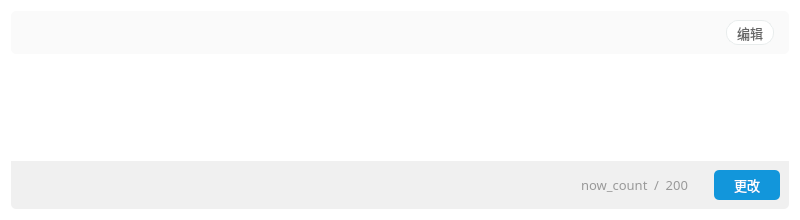
<?xml version="1.0" encoding="UTF-8"?>
<ui version="4.0">
 <class>TextInfoCardWidget</class>
 <widget class="QWidget" name="TextInfoCardWidget">
  <property name="geometry">
   <rect>
    <x>0</x>
    <y>0</y>
    <width>800</width>
    <height>220</height>
   </rect>
  </property>
  <property name="minimumSize">
   <size>
    <width>0</width>
    <height>220</height>
   </size>
  </property>
  <property name="maximumSize">
   <size>
    <width>16777215</width>
    <height>220</height>
   </size>
  </property>
  <property name="windowTitle">
   <string>Form</string>
  </property>
  <property name="styleSheet">
   <string notr="true">QWidget {
	border: none;
	background: #ffffff;
}

/*整体*/
QScrollBar:vertical {
    border: none;
    background-color: #F3F4F8;
    width: 10px;
}

QScrollBar:vertical:hover {
    border: none;
    background-color: rgb(220, 220, 220);
    width: 10px;
}

/*滚动条*/
QScrollBar::handle:vertical {
	border-radius: 5px;
    background: rgb(220, 220, 220);
    min-height: 20px;
}

/*滚动条：悬浮*/
QScrollBar::handle:vertical:hover {
	border-radius: 5px;
    background: rgb(200, 200, 200);
    min-height: 20px;
}

/*下箭头*/
QScrollBar::add-line:vertical {
    height: 0;
    subcontrol-position: bottom;
    subcontrol-origin: margin;
}

/*上箭头*/
QScrollBar::sub-line:vertical {
    height: 0px;
    subcontrol-position: top;
    subcontrol-origin: margin;
}</string>
  </property>
  <layout class="QGridLayout" name="gridLayout">
   <property name="verticalSpacing">
    <number>0</number>
   </property>
   <item row="3" column="0">
    <widget class="QFrame" name="edit_tool_frame">
     <property name="sizePolicy">
      <sizepolicy hsizetype="Preferred" vsizetype="Fixed">
       <horstretch>0</horstretch>
       <verstretch>0</verstretch>
      </sizepolicy>
     </property>
     <property name="styleSheet">
      <string notr="true">background: #f0f0f0;
border-bottom-left-radius: 5px;
border-bottom-right-radius: 5px;</string>
     </property>
     <property name="frameShape">
      <enum>QFrame::StyledPanel</enum>
     </property>
     <property name="frameShadow">
      <enum>QFrame::Raised</enum>
     </property>
     <layout class="QGridLayout" name="gridLayout_9">
      <item row="0" column="5">
       <widget class="QPushButton" name="confirm_btn">
        <property name="enabled">
         <bool>true</bool>
        </property>
        <property name="sizePolicy">
         <sizepolicy hsizetype="Fixed" vsizetype="Fixed">
          <horstretch>0</horstretch>
          <verstretch>0</verstretch>
         </sizepolicy>
        </property>
        <property name="font">
         <font>
          <family>微软雅黑</family>
          <pointsize>10</pointsize>
         </font>
        </property>
        <property name="cursor">
         <cursorShape>PointingHandCursor</cursorShape>
        </property>
        <property name="styleSheet">
         <string notr="true">QPushButton {
	padding: 5px 20px 5px 20px;
	color: #ffffff;
	border: none;
	border-radius: 5px;
	background: #1296db;
}

QPushButton:hover {
	background: #0E71A4;
}

QPushButton:disabled {
	background-color: #818181;
}</string>
        </property>
        <property name="text">
         <string>更改</string>
        </property>
       </widget>
      </item>
      <item row="0" column="3">
       <widget class="QLabel" name="max_count_text">
        <property name="font">
         <font>
          <family>微软雅黑</family>
          <pointsize>10</pointsize>
         </font>
        </property>
        <property name="styleSheet">
         <string notr="true">color: #999999;</string>
        </property>
        <property name="text">
         <string>200</string>
        </property>
        <property name="alignment">
         <set>Qt::AlignRight|Qt::AlignTrailing|Qt::AlignVCenter</set>
        </property>
       </widget>
      </item>
      <item row="0" column="2">
       <widget class="QLabel" name="label">
        <property name="font">
         <font>
          <family>微软雅黑</family>
          <pointsize>10</pointsize>
         </font>
        </property>
        <property name="styleSheet">
         <string notr="true">color: #999999;</string>
        </property>
        <property name="text">
         <string>/</string>
        </property>
       </widget>
      </item>
      <item row="0" column="1">
       <widget class="QLabel" name="now_count_text">
        <property name="font">
         <font>
          <family>微软雅黑</family>
          <pointsize>10</pointsize>
         </font>
        </property>
        <property name="styleSheet">
         <string notr="true">color: #999999;</string>
        </property>
        <property name="text">
         <string>now_count</string>
        </property>
       </widget>
      </item>
      <item row="0" column="0">
       <spacer name="horizontalSpacer">
        <property name="orientation">
         <enum>Qt::Horizontal</enum>
        </property>
        <property name="sizeHint" stdset="0">
         <size>
          <width>40</width>
          <height>20</height>
         </size>
        </property>
       </spacer>
      </item>
      <item row="0" column="4">
       <spacer name="horizontalSpacer_2">
        <property name="orientation">
         <enum>Qt::Horizontal</enum>
        </property>
        <property name="sizeType">
         <enum>QSizePolicy::Fixed</enum>
        </property>
        <property name="sizeHint" stdset="0">
         <size>
          <width>20</width>
          <height>20</height>
         </size>
        </property>
       </spacer>
      </item>
     </layout>
    </widget>
   </item>
   <item row="1" column="0">
    <spacer name="verticalSpacer">
     <property name="orientation">
      <enum>Qt::Vertical</enum>
     </property>
     <property name="sizeType">
      <enum>QSizePolicy::Fixed</enum>
     </property>
     <property name="sizeHint" stdset="0">
      <size>
       <width>20</width>
       <height>10</height>
      </size>
     </property>
    </spacer>
   </item>
   <item row="0" column="0">
    <widget class="QFrame" name="title_frame">
     <property name="sizePolicy">
      <sizepolicy hsizetype="Preferred" vsizetype="Fixed">
       <horstretch>0</horstretch>
       <verstretch>0</verstretch>
      </sizepolicy>
     </property>
     <property name="minimumSize">
      <size>
       <width>0</width>
       <height>0</height>
      </size>
     </property>
     <property name="styleSheet">
      <string notr="true">QFrame {
	background: #fafafa;
	border-radius: 5px;
}</string>
     </property>
     <property name="frameShape">
      <enum>QFrame::StyledPanel</enum>
     </property>
     <property name="frameShadow">
      <enum>QFrame::Raised</enum>
     </property>
     <layout class="QGridLayout" name="gridLayout_4">
      <property name="leftMargin">
       <number>15</number>
      </property>
      <property name="rightMargin">
       <number>15</number>
      </property>
      <item row="1" column="0">
       <widget class="QLabel" name="title_text">
        <property name="minimumSize">
         <size>
          <width>0</width>
          <height>25</height>
         </size>
        </property>
        <property name="font">
         <font>
          <family>微软雅黑</family>
          <pointsize>12</pointsize>
          <weight>50</weight>
          <bold>false</bold>
         </font>
        </property>
        <property name="styleSheet">
         <string notr="true">QLabel {
	color: #333333;
	background: none;
	border: none;
}</string>
        </property>
        <property name="text">
         <string/>
        </property>
       </widget>
      </item>
      <item row="1" column="1">
       <widget class="QPushButton" name="edit_btn">
        <property name="sizePolicy">
         <sizepolicy hsizetype="Fixed" vsizetype="Fixed">
          <horstretch>0</horstretch>
          <verstretch>0</verstretch>
         </sizepolicy>
        </property>
        <property name="minimumSize">
         <size>
          <width>0</width>
          <height>25</height>
         </size>
        </property>
        <property name="maximumSize">
         <size>
          <width>16777215</width>
          <height>25</height>
         </size>
        </property>
        <property name="font">
         <font>
          <family>微软雅黑</family>
          <pointsize>10</pointsize>
         </font>
        </property>
        <property name="cursor">
         <cursorShape>PointingHandCursor</cursorShape>
        </property>
        <property name="styleSheet">
         <string notr="true">QPushButton {
	color: #666666;
	background: #ffffff;
	border: 1px solid #E8ECEC;
	border-radius: 12px;
	padding-left: 10px;
	padding-right: 10px;
}

QPushButton:hover {
	background-color: #dedede;
}</string>
        </property>
        <property name="text">
         <string>编辑</string>
        </property>
        <property name="icon">
         <iconset resource="../../Status.qrc">
          <normaloff>:/button/Resources/material/button/edit.png</normaloff>:/button/Resources/material/button/edit.png</iconset>
        </property>
        <property name="iconSize">
         <size>
          <width>17</width>
          <height>17</height>
         </size>
        </property>
       </widget>
      </item>
     </layout>
    </widget>
   </item>
   <item row="2" column="0">
    <widget class="QFrame" name="content_frame">
     <property name="styleSheet">
      <string notr="true">QFrame {
	border: 1px solid #ffffff;
	border-top-left-radius: 5px;
	border-top-right-radius: 5px;
	color: #666666;
	background: #ffffff;
}
</string>
     </property>
     <property name="frameShape">
      <enum>QFrame::StyledPanel</enum>
     </property>
     <property name="frameShadow">
      <enum>QFrame::Raised</enum>
     </property>
     <layout class="QGridLayout" name="gridLayout_2">
      <property name="leftMargin">
       <number>15</number>
      </property>
      <property name="topMargin">
       <number>0</number>
      </property>
      <property name="rightMargin">
       <number>15</number>
      </property>
      <property name="bottomMargin">
       <number>0</number>
      </property>
      <item row="0" column="0">
       <widget class="QPlainTextEdit" name="content_TextEdit">
        <property name="sizePolicy">
         <sizepolicy hsizetype="Expanding" vsizetype="Expanding">
          <horstretch>0</horstretch>
          <verstretch>0</verstretch>
         </sizepolicy>
        </property>
        <property name="minimumSize">
         <size>
          <width>0</width>
          <height>100</height>
         </size>
        </property>
        <property name="maximumSize">
         <size>
          <width>16777215</width>
          <height>16777215</height>
         </size>
        </property>
        <property name="font">
         <font>
          <family>微软雅黑</family>
          <pointsize>11</pointsize>
         </font>
        </property>
        <property name="styleSheet">
         <string notr="true">border: none;
background: transparent;</string>
        </property>
        <property name="readOnly">
         <bool>true</bool>
        </property>
        <property name="plainText">
         <string/>
        </property>
        <property name="textInteractionFlags">
         <set>Qt::NoTextInteraction</set>
        </property>
       </widget>
      </item>
     </layout>
    </widget>
   </item>
  </layout>
 </widget>
 <resources>
  <include location="../../Status.qrc"/>
 </resources>
 <connections/>
</ui>
